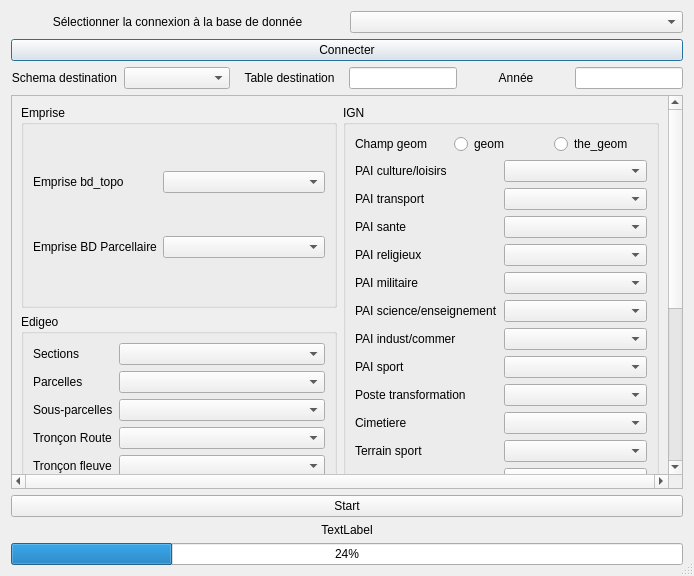
<?xml version="1.0" encoding="UTF-8"?>
<ui version="4.0">
 <class>interface_socle</class>
 <widget class="QDialog" name="interface_socle">
  <property name="geometry">
   <rect>
    <x>0</x>
    <y>0</y>
    <width>694</width>
    <height>576</height>
   </rect>
  </property>
  <property name="maximumSize">
   <size>
    <width>16777215</width>
    <height>16777215</height>
   </size>
  </property>
  <property name="windowTitle">
   <string>Création de MOS</string>
  </property>
  <property name="sizeGripEnabled">
   <bool>true</bool>
  </property>
  <layout class="QVBoxLayout" name="verticalLayout">
   <property name="sizeConstraint">
    <enum>QLayout::SetMinimumSize</enum>
   </property>
   <item>
    <layout class="QHBoxLayout" name="horizontalLayout_2">
     <item>
      <widget class="QLabel" name="label">
       <property name="sizePolicy">
        <sizepolicy hsizetype="Preferred" vsizetype="Fixed">
         <horstretch>0</horstretch>
         <verstretch>0</verstretch>
        </sizepolicy>
       </property>
       <property name="layoutDirection">
        <enum>Qt::LeftToRight</enum>
       </property>
       <property name="text">
        <string>Sélectionner la connexion à la base de donnée</string>
       </property>
       <property name="alignment">
        <set>Qt::AlignCenter</set>
       </property>
      </widget>
     </item>
     <item>
      <widget class="QComboBox" name="cb_connexion"/>
     </item>
    </layout>
   </item>
   <item>
    <widget class="QPushButton" name="pb_dbConnect">
     <property name="sizePolicy">
      <sizepolicy hsizetype="Expanding" vsizetype="Fixed">
       <horstretch>0</horstretch>
       <verstretch>0</verstretch>
      </sizepolicy>
     </property>
     <property name="text">
      <string>Connecter</string>
     </property>
    </widget>
   </item>
   <item>
    <layout class="QHBoxLayout" name="horizontalLayout">
     <item>
      <widget class="QLabel" name="label_6">
       <property name="text">
        <string>Schema destination</string>
       </property>
       <property name="alignment">
        <set>Qt::AlignCenter</set>
       </property>
      </widget>
     </item>
     <item>
      <widget class="QComboBox" name="cb_schema"/>
     </item>
     <item>
      <widget class="QLabel" name="label_13">
       <property name="text">
        <string>Table destination</string>
       </property>
       <property name="alignment">
        <set>Qt::AlignCenter</set>
       </property>
      </widget>
     </item>
     <item>
      <widget class="QLineEdit" name="le_destination">
       <property name="sizePolicy">
        <sizepolicy hsizetype="Preferred" vsizetype="Fixed">
         <horstretch>0</horstretch>
         <verstretch>0</verstretch>
        </sizepolicy>
       </property>
      </widget>
     </item>
     <item>
      <widget class="QLabel" name="label_2">
       <property name="text">
        <string>Année</string>
       </property>
       <property name="alignment">
        <set>Qt::AlignCenter</set>
       </property>
      </widget>
     </item>
     <item>
      <widget class="QLineEdit" name="le_annee">
       <property name="sizePolicy">
        <sizepolicy hsizetype="Preferred" vsizetype="Fixed">
         <horstretch>0</horstretch>
         <verstretch>0</verstretch>
        </sizepolicy>
       </property>
      </widget>
     </item>
    </layout>
   </item>
   <item>
    <widget class="QScrollArea" name="scrollArea">
     <property name="verticalScrollBarPolicy">
      <enum>Qt::ScrollBarAlwaysOn</enum>
     </property>
     <property name="horizontalScrollBarPolicy">
      <enum>Qt::ScrollBarAlwaysOn</enum>
     </property>
     <property name="widgetResizable">
      <bool>true</bool>
     </property>
     <widget class="QWidget" name="scrollAreaWidgetContents_2">
      <property name="geometry">
       <rect>
        <x>0</x>
        <y>0</y>
        <width>658</width>
        <height>709</height>
       </rect>
      </property>
      <layout class="QGridLayout" name="gridLayout_2">
       <item row="0" column="0">
        <layout class="QVBoxLayout" name="verticalLayout_2">
         <property name="sizeConstraint">
          <enum>QLayout::SetNoConstraint</enum>
         </property>
         <item>
          <widget class="QGroupBox" name="groupBox_5">
           <property name="title">
            <string>Emprise</string>
           </property>
           <layout class="QGridLayout" name="gridLayout_5">
            <property name="sizeConstraint">
             <enum>QLayout::SetMinimumSize</enum>
            </property>
            <item row="1" column="0">
             <widget class="QLabel" name="label_14">
              <property name="text">
               <string>Emprise bd_topo</string>
              </property>
             </widget>
            </item>
            <item row="1" column="1">
             <widget class="QComboBox" name="cb_parcelle_bdtopo"/>
            </item>
            <item row="2" column="1">
             <widget class="QComboBox" name="cb_parcellaire"/>
            </item>
            <item row="2" column="0">
             <widget class="QLabel" name="label_60">
              <property name="sizePolicy">
               <sizepolicy hsizetype="Fixed" vsizetype="Preferred">
                <horstretch>0</horstretch>
                <verstretch>0</verstretch>
               </sizepolicy>
              </property>
              <property name="text">
               <string>Emprise BD Parcellaire</string>
              </property>
             </widget>
            </item>
           </layout>
          </widget>
         </item>
         <item>
          <widget class="QGroupBox" name="groupBox">
           <property name="sizePolicy">
            <sizepolicy hsizetype="Preferred" vsizetype="Preferred">
             <horstretch>0</horstretch>
             <verstretch>0</verstretch>
            </sizepolicy>
           </property>
           <property name="title">
            <string>Edigeo</string>
           </property>
           <layout class="QGridLayout" name="gridLayout_4">
            <property name="sizeConstraint">
             <enum>QLayout::SetNoConstraint</enum>
            </property>
            <item row="1" column="0">
             <widget class="QLabel" name="label_7">
              <property name="text">
               <string>Parcelles</string>
              </property>
             </widget>
            </item>
            <item row="1" column="1">
             <widget class="QComboBox" name="cb_parcelle">
              <property name="sizePolicy">
               <sizepolicy hsizetype="Preferred" vsizetype="Fixed">
                <horstretch>0</horstretch>
                <verstretch>0</verstretch>
               </sizepolicy>
              </property>
             </widget>
            </item>
            <item row="2" column="0">
             <widget class="QLabel" name="label_8">
              <property name="sizePolicy">
               <sizepolicy hsizetype="Fixed" vsizetype="Preferred">
                <horstretch>0</horstretch>
                <verstretch>0</verstretch>
               </sizepolicy>
              </property>
              <property name="text">
               <string>Sous-parcelles</string>
              </property>
             </widget>
            </item>
            <item row="2" column="1">
             <widget class="QComboBox" name="cb_subparc">
              <property name="sizePolicy">
               <sizepolicy hsizetype="Preferred" vsizetype="Fixed">
                <horstretch>0</horstretch>
                <verstretch>0</verstretch>
               </sizepolicy>
              </property>
             </widget>
            </item>
            <item row="3" column="1">
             <widget class="QComboBox" name="cb_tronroute"/>
            </item>
            <item row="3" column="0">
             <widget class="QLabel" name="label_9">
              <property name="text">
               <string>Tronçon Route</string>
              </property>
             </widget>
            </item>
            <item row="4" column="0">
             <widget class="QLabel" name="label_10">
              <property name="sizePolicy">
               <sizepolicy hsizetype="Fixed" vsizetype="Fixed">
                <horstretch>0</horstretch>
                <verstretch>0</verstretch>
               </sizepolicy>
              </property>
              <property name="text">
               <string>Tronçon fleuve</string>
              </property>
             </widget>
            </item>
            <item row="4" column="1">
             <widget class="QComboBox" name="cb_tronfluv"/>
            </item>
            <item row="5" column="0">
             <widget class="QLabel" name="label_11">
              <property name="text">
               <string>Tsurf</string>
              </property>
             </widget>
            </item>
            <item row="5" column="1">
             <widget class="QComboBox" name="cb_tsurf">
              <property name="sizePolicy">
               <sizepolicy hsizetype="Preferred" vsizetype="Fixed">
                <horstretch>0</horstretch>
                <verstretch>0</verstretch>
               </sizepolicy>
              </property>
             </widget>
            </item>
            <item row="6" column="1">
             <widget class="QComboBox" name="cb_geobati"/>
            </item>
            <item row="6" column="0">
             <widget class="QLabel" name="label_12">
              <property name="text">
               <string>Bâtiments</string>
              </property>
             </widget>
            </item>
            <item row="0" column="1">
             <widget class="QComboBox" name="cb_section"/>
            </item>
            <item row="0" column="0">
             <widget class="QLabel" name="label_4">
              <property name="text">
               <string>Sections</string>
              </property>
             </widget>
            </item>
           </layout>
          </widget>
         </item>
         <item>
          <widget class="QGroupBox" name="groupBox_3">
           <property name="sizePolicy">
            <sizepolicy hsizetype="Preferred" vsizetype="Preferred">
             <horstretch>0</horstretch>
             <verstretch>0</verstretch>
            </sizepolicy>
           </property>
           <property name="title">
            <string>Autre</string>
           </property>
           <layout class="QGridLayout" name="gridLayout_3">
            <property name="sizeConstraint">
             <enum>QLayout::SetNoConstraint</enum>
            </property>
            <item row="6" column="1">
             <widget class="QComboBox" name="cb_res_sport"/>
            </item>
            <item row="2" column="0">
             <widget class="QLabel" name="label_18">
              <property name="text">
               <string>IPLI</string>
              </property>
             </widget>
            </item>
            <item row="2" column="1">
             <widget class="QComboBox" name="cb_ipli"/>
            </item>
            <item row="5" column="0">
             <widget class="QLabel" name="label_57">
              <property name="text">
               <string>FINESS</string>
              </property>
             </widget>
            </item>
            <item row="6" column="0">
             <widget class="QLabel" name="label_58">
              <property name="text">
               <string>RES sportif</string>
              </property>
             </widget>
            </item>
            <item row="5" column="1">
             <widget class="QComboBox" name="cb_finess"/>
            </item>
            <item row="0" column="0">
             <widget class="QLabel" name="label_61">
              <property name="sizePolicy">
               <sizepolicy hsizetype="Fixed" vsizetype="Preferred">
                <horstretch>0</horstretch>
                <verstretch>0</verstretch>
               </sizepolicy>
              </property>
              <property name="text">
               <string>FF pnb10_parcelle</string>
              </property>
             </widget>
            </item>
            <item row="0" column="1">
             <widget class="QComboBox" name="cb_ff_parcelle"/>
            </item>
            <item row="1" column="0">
             <widget class="QLabel" name="label_56">
              <property name="text">
               <string>RPGA</string>
              </property>
             </widget>
            </item>
            <item row="1" column="1">
             <widget class="QComboBox" name="cb_rpga">
              <property name="sizePolicy">
               <sizepolicy hsizetype="Preferred" vsizetype="Fixed">
                <horstretch>0</horstretch>
                <verstretch>0</verstretch>
               </sizepolicy>
              </property>
             </widget>
            </item>
           </layout>
          </widget>
         </item>
        </layout>
       </item>
       <item row="0" column="1">
        <layout class="QVBoxLayout" name="verticalLayout_3">
         <property name="sizeConstraint">
          <enum>QLayout::SetNoConstraint</enum>
         </property>
         <item>
          <widget class="QGroupBox" name="groupBox_4">
           <property name="sizePolicy">
            <sizepolicy hsizetype="Preferred" vsizetype="Preferred">
             <horstretch>0</horstretch>
             <verstretch>0</verstretch>
            </sizepolicy>
           </property>
           <property name="title">
            <string>IGN</string>
           </property>
           <layout class="QGridLayout" name="gridLayout">
            <property name="sizeConstraint">
             <enum>QLayout::SetNoConstraint</enum>
            </property>
            <item row="0" column="0" colspan="2">
             <layout class="QHBoxLayout" name="horizontalLayout_3">
              <item>
               <widget class="QLabel" name="label_5">
                <property name="text">
                 <string>Champ geom</string>
                </property>
               </widget>
              </item>
              <item>
               <widget class="QRadioButton" name="rb_geom">
                <property name="text">
                 <string>geom</string>
                </property>
                <attribute name="buttonGroup">
                 <string notr="true">btgr_geom</string>
                </attribute>
               </widget>
              </item>
              <item>
               <widget class="QRadioButton" name="rb_the_geom">
                <property name="text">
                 <string>the_geom</string>
                </property>
                <attribute name="buttonGroup">
                 <string notr="true">btgr_geom</string>
                </attribute>
               </widget>
              </item>
             </layout>
            </item>
            <item row="1" column="0">
             <widget class="QLabel" name="label_26">
              <property name="text">
               <string>PAI culture/loisirs</string>
              </property>
             </widget>
            </item>
            <item row="1" column="1">
             <widget class="QComboBox" name="cb_pai_cult"/>
            </item>
            <item row="2" column="0">
             <widget class="QLabel" name="label_27">
              <property name="text">
               <string>PAI transport</string>
              </property>
             </widget>
            </item>
            <item row="2" column="1">
             <widget class="QComboBox" name="cb_paitransp"/>
            </item>
            <item row="3" column="0">
             <widget class="QLabel" name="label_28">
              <property name="text">
               <string>PAI sante</string>
              </property>
             </widget>
            </item>
            <item row="3" column="1">
             <widget class="QComboBox" name="cb_paisante"/>
            </item>
            <item row="4" column="0">
             <widget class="QLabel" name="label_29">
              <property name="text">
               <string>PAI religieux</string>
              </property>
             </widget>
            </item>
            <item row="4" column="1">
             <widget class="QComboBox" name="cb_pairel"/>
            </item>
            <item row="5" column="0">
             <widget class="QLabel" name="label_22">
              <property name="text">
               <string>PAI militaire</string>
              </property>
             </widget>
            </item>
            <item row="5" column="1">
             <widget class="QComboBox" name="cb_paimilit"/>
            </item>
            <item row="6" column="0">
             <widget class="QLabel" name="label_23">
              <property name="sizePolicy">
               <sizepolicy hsizetype="Fixed" vsizetype="Preferred">
                <horstretch>0</horstretch>
                <verstretch>0</verstretch>
               </sizepolicy>
              </property>
              <property name="text">
               <string>PAI science/enseignement</string>
              </property>
             </widget>
            </item>
            <item row="6" column="1">
             <widget class="QComboBox" name="cb_paiens"/>
            </item>
            <item row="7" column="0">
             <widget class="QLabel" name="label_24">
              <property name="sizePolicy">
               <sizepolicy hsizetype="Fixed" vsizetype="Preferred">
                <horstretch>0</horstretch>
                <verstretch>0</verstretch>
               </sizepolicy>
              </property>
              <property name="text">
               <string>PAI indust/commer</string>
              </property>
             </widget>
            </item>
            <item row="7" column="1">
             <widget class="QComboBox" name="cb_paicom"/>
            </item>
            <item row="8" column="0">
             <widget class="QLabel" name="label_25">
              <property name="text">
               <string>PAI sport</string>
              </property>
             </widget>
            </item>
            <item row="8" column="1">
             <widget class="QComboBox" name="cb_paisport"/>
            </item>
            <item row="9" column="0">
             <widget class="QLabel" name="label_53">
              <property name="text">
               <string>Poste transformation</string>
              </property>
             </widget>
            </item>
            <item row="9" column="1">
             <widget class="QComboBox" name="cb_paitransfo"/>
            </item>
            <item row="10" column="0">
             <widget class="QLabel" name="label_54">
              <property name="text">
               <string>Cimetiere</string>
              </property>
             </widget>
            </item>
            <item row="10" column="1">
             <widget class="QComboBox" name="cb_cime"/>
            </item>
            <item row="11" column="0">
             <widget class="QLabel" name="label_55">
              <property name="text">
               <string>Terrain sport</string>
              </property>
             </widget>
            </item>
            <item row="11" column="1">
             <widget class="QComboBox" name="cb_terrainsport"/>
            </item>
            <item row="12" column="0">
             <widget class="QLabel" name="label_59">
              <property name="text">
               <string>Zone végétation</string>
              </property>
             </widget>
            </item>
            <item row="12" column="1">
             <widget class="QComboBox" name="cb_zoneveget"/>
            </item>
            <item row="13" column="0">
             <widget class="QLabel" name="label_15">
              <property name="sizePolicy">
               <sizepolicy hsizetype="Fixed" vsizetype="Preferred">
                <horstretch>0</horstretch>
                <verstretch>0</verstretch>
               </sizepolicy>
              </property>
              <property name="text">
               <string>Routes</string>
              </property>
             </widget>
            </item>
            <item row="13" column="1">
             <widget class="QComboBox" name="cb_route"/>
            </item>
            <item row="14" column="0">
             <widget class="QLabel" name="label_19">
              <property name="text">
               <string>Bâti remarquable</string>
              </property>
             </widget>
            </item>
            <item row="14" column="1">
             <widget class="QComboBox" name="cb_remarquable"/>
            </item>
            <item row="15" column="0">
             <widget class="QLabel" name="label_20">
              <property name="text">
               <string>Bâti industriel</string>
              </property>
             </widget>
            </item>
            <item row="15" column="1">
             <widget class="QComboBox" name="cb_indust"/>
            </item>
            <item row="16" column="0">
             <widget class="QLabel" name="label_21">
              <property name="text">
               <string>Bâti indiferencie</string>
              </property>
             </widget>
            </item>
            <item row="16" column="1">
             <widget class="QComboBox" name="cb_indif"/>
            </item>
            <item row="17" column="0">
             <widget class="QLabel" name="label_30">
              <property name="text">
               <string>Surface eau</string>
              </property>
             </widget>
            </item>
            <item row="17" column="1">
             <widget class="QComboBox" name="cb_surf_eau"/>
            </item>
            <item row="18" column="0">
             <widget class="QLabel" name="label_31">
              <property name="text">
               <string>Point eau</string>
              </property>
             </widget>
            </item>
            <item row="18" column="1">
             <widget class="QComboBox" name="cb_pt_eau"/>
            </item>
            <item row="19" column="0">
             <widget class="QLabel" name="label_50">
              <property name="text">
               <string>Surface activité</string>
              </property>
             </widget>
            </item>
            <item row="19" column="1">
             <widget class="QComboBox" name="cb_surf_acti"/>
            </item>
            <item row="20" column="0">
             <widget class="QLabel" name="label_51">
              <property name="text">
               <string>Aitre triage</string>
              </property>
             </widget>
            </item>
            <item row="20" column="1">
             <widget class="QComboBox" name="cb_triage"/>
            </item>
            <item row="21" column="0">
             <widget class="QLabel" name="label_52">
              <property name="text">
               <string>Voie ferré</string>
              </property>
             </widget>
            </item>
            <item row="21" column="1">
             <widget class="QComboBox" name="cb_voiefer"/>
            </item>
           </layout>
           <zorder>label_23</zorder>
           <zorder>cb_paicom</zorder>
           <zorder>label_29</zorder>
           <zorder>cb_paitransp</zorder>
           <zorder>label_59</zorder>
           <zorder>cb_paiens</zorder>
           <zorder>cb_pai_cult</zorder>
           <zorder>label_24</zorder>
           <zorder>cb_cime</zorder>
           <zorder>cb_pairel</zorder>
           <zorder>cb_paimilit</zorder>
           <zorder>label_55</zorder>
           <zorder>cb_zoneveget</zorder>
           <zorder>label_54</zorder>
           <zorder>label_27</zorder>
           <zorder>cb_paisport</zorder>
           <zorder>cb_paitransfo</zorder>
           <zorder>label_22</zorder>
           <zorder>cb_paisante</zorder>
           <zorder>label_28</zorder>
           <zorder>label_26</zorder>
           <zorder>label_25</zorder>
           <zorder>cb_terrainsport</zorder>
           <zorder>label_53</zorder>
           <zorder>cb_route</zorder>
           <zorder>label_15</zorder>
           <zorder>cb_remarquable</zorder>
           <zorder>label_19</zorder>
           <zorder>cb_indust</zorder>
           <zorder>label_20</zorder>
           <zorder>cb_indif</zorder>
           <zorder>label_21</zorder>
           <zorder>cb_surf_eau</zorder>
           <zorder>label_30</zorder>
           <zorder>cb_pt_eau</zorder>
           <zorder>label_31</zorder>
           <zorder>cb_surf_acti</zorder>
           <zorder>label_50</zorder>
           <zorder>cb_triage</zorder>
           <zorder>label_51</zorder>
           <zorder>cb_voiefer</zorder>
           <zorder>label_52</zorder>
          </widget>
         </item>
        </layout>
       </item>
      </layout>
     </widget>
    </widget>
   </item>
   <item>
    <widget class="QPushButton" name="pb_start">
     <property name="text">
      <string>Start</string>
     </property>
    </widget>
   </item>
   <item>
    <widget class="QLabel" name="lbl_etape">
     <property name="sizePolicy">
      <sizepolicy hsizetype="Preferred" vsizetype="Preferred">
       <horstretch>0</horstretch>
       <verstretch>0</verstretch>
      </sizepolicy>
     </property>
     <property name="text">
      <string>TextLabel</string>
     </property>
     <property name="alignment">
      <set>Qt::AlignCenter</set>
     </property>
    </widget>
   </item>
   <item>
    <widget class="QProgressBar" name="pb_avancement">
     <property name="value">
      <number>24</number>
     </property>
    </widget>
   </item>
  </layout>
  <zorder></zorder>
  <zorder>pb_start</zorder>
  <zorder>pb_avancement</zorder>
  <zorder>lbl_etape</zorder>
  <zorder>pb_dbConnect</zorder>
  <zorder>scrollArea</zorder>
 </widget>
 <resources/>
 <connections/>
 <buttongroups>
  <buttongroup name="btgr_geom"/>
 </buttongroups>
</ui>
